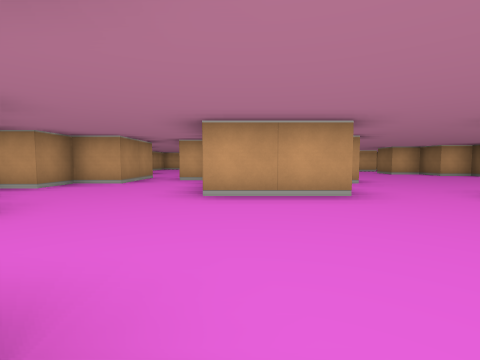
[1] (above)

24 first-person views from a walk through a cub3D ray-caster map. The camera is about half as high as the walls, tilts 4° down and sees 85° across. The floor is counted in squares. Each view is taken from the middle of a square. On the plan, view 1 faces up. The plan holds only what a view shows up to about 9 squares ahead; the rest is blank.

[2]
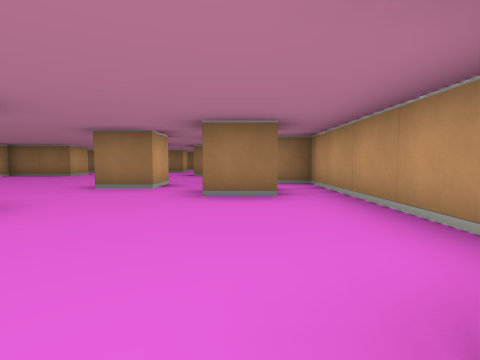

[3]
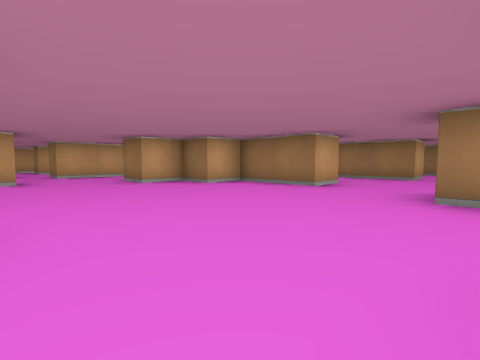

[4]
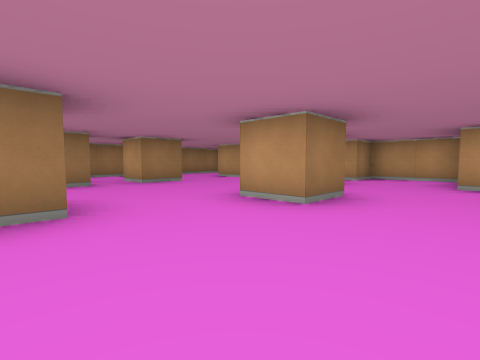

[5]
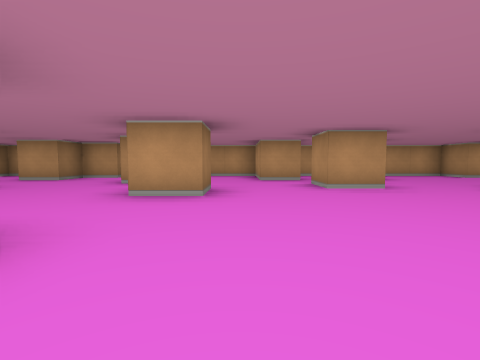

[6]
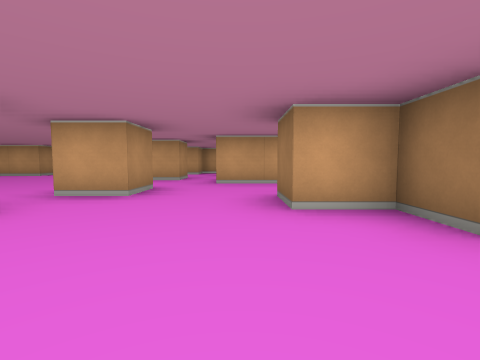

[7]
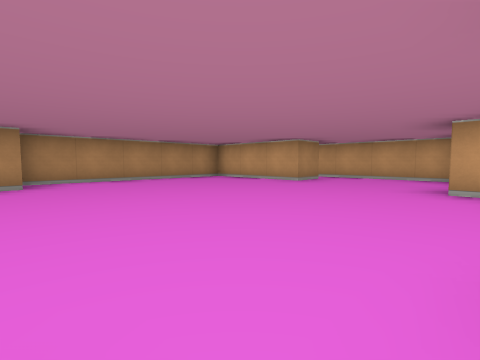

[8]
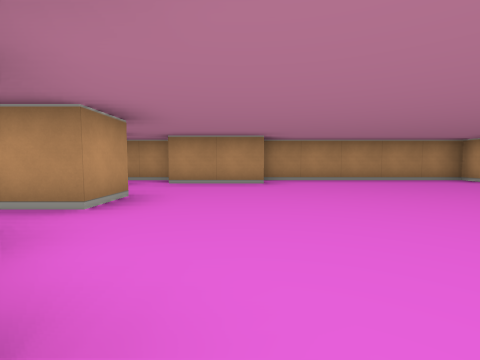

[9]
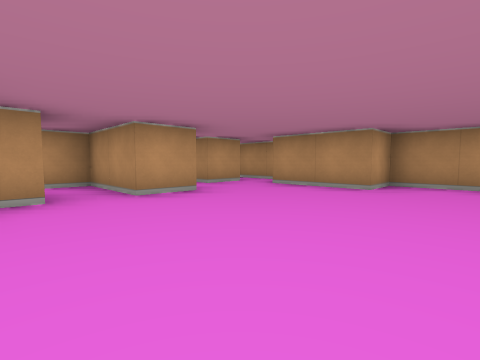

[10]
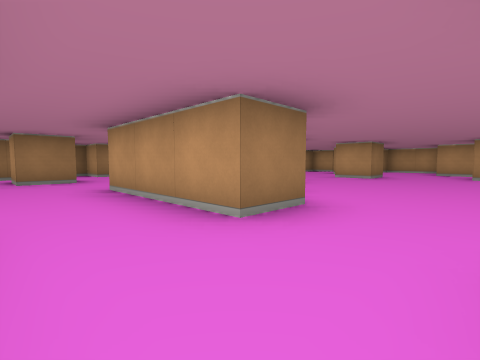

[11]
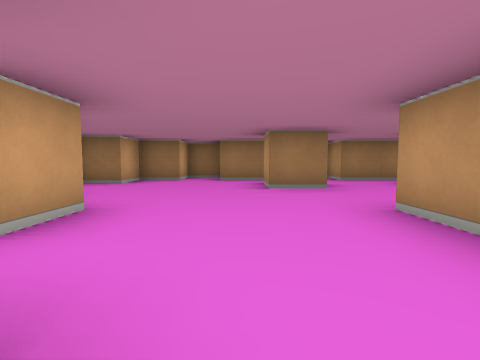

[12]
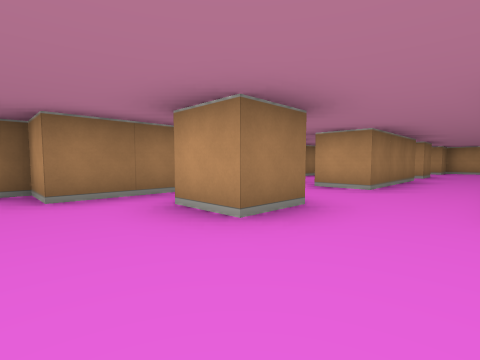

[13]
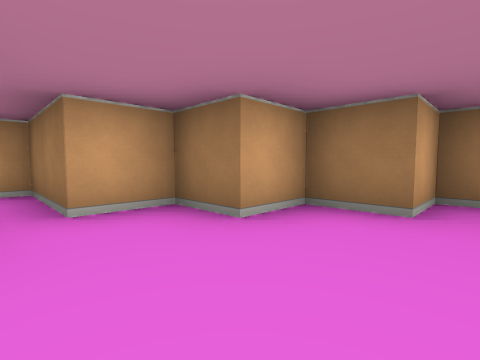

[14]
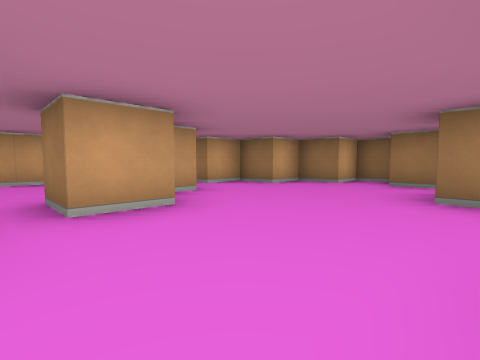

[15]
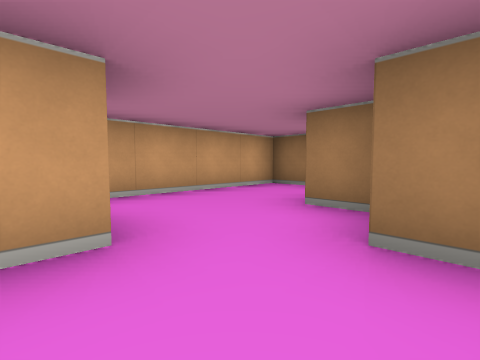

[16]
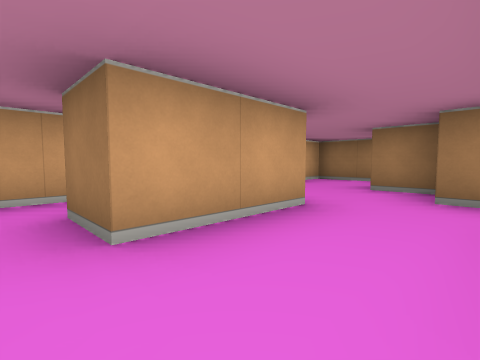

[17]
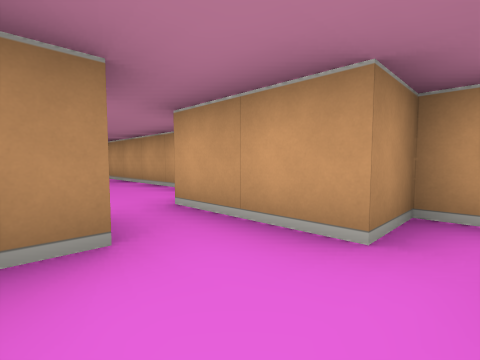

[18]
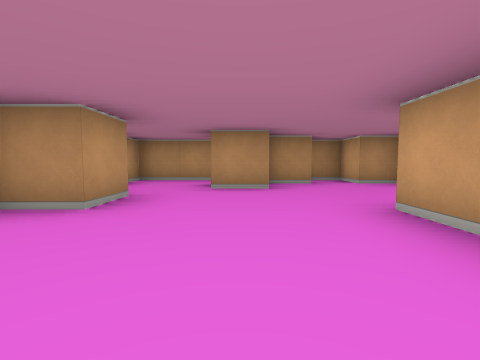

[19]
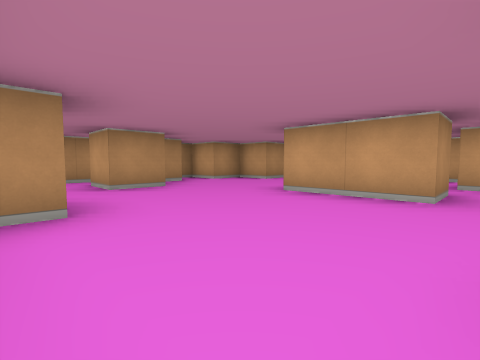

[20]
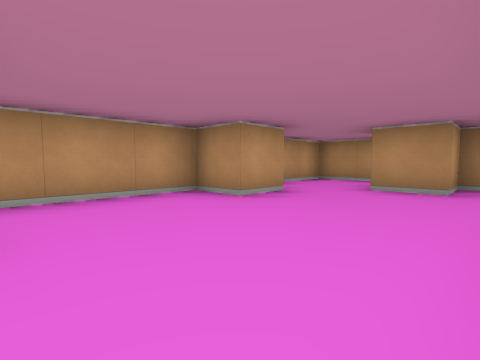

[21]
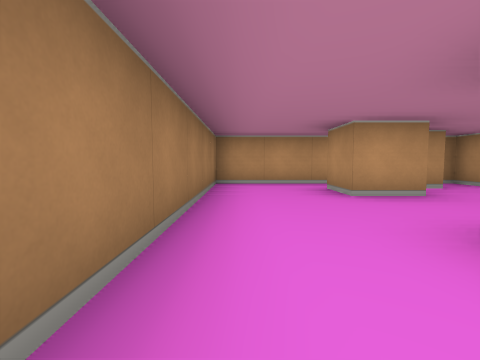

[22]
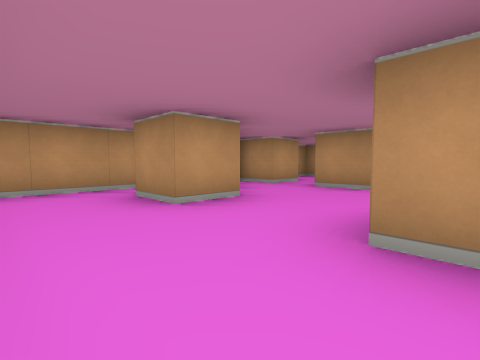

[23]
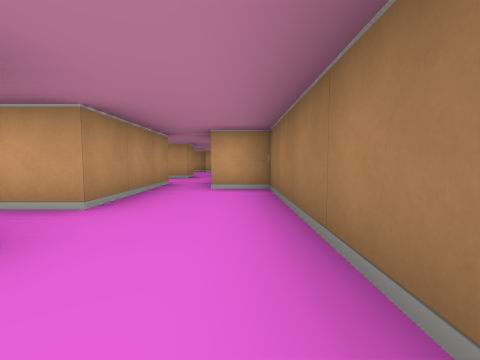

[24]
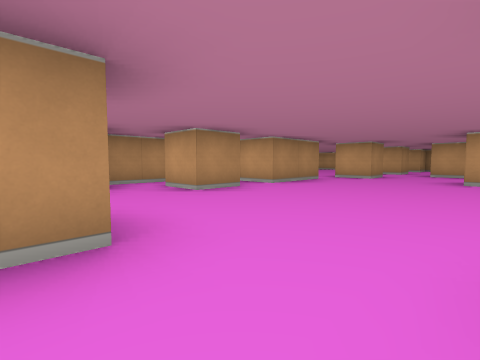

### Floor plan
Key: @ floor where view 1 was taken; # wall or solid block; . floor.
Columns run from 5 left of view 1 to 14 right of it. Each row starts with its distance up from view 1.
 18  ################
 17   .....##.. ....#
 16 ####......##....##
 15 #......#......#..##
 14 #......##....##...##
 13 #.........##.......#
 12 #.................##
 11 #.......#.......#.##
 10 ##.........###.....#
  9 ##.....#....##....##
  8 #...#.##.....#..#.##
  7 #.#.#........#..#..#
  6 #.#.##.#........#..#
  5 ## ..#.............#
  4 #....##.....#...#..#
  3 ##.......#.........#
  2 ###..........#.....#
  1 #.......#.#.....#..#
  0 #...#@....#..#.##..#
 -1 ####################

Where each view was taken, in squares from view 1:
view 1: 0 up, 0 right, facing up
view 2: 1 up, 1 left, facing right
view 3: 4 up, 3 right, facing up-right
view 4: 7 up, 5 right, facing down-right
view 5: 8 up, 6 right, facing down
view 6: 7 up, 5 right, facing up
view 7: 10 up, 2 right, facing up-left
view 8: 10 up, 2 right, facing left
view 9: 12 up, 1 right, facing down-left
view 10: 12 up, 4 right, facing down-right
view 11: 12 up, 6 right, facing right
view 12: 13 up, 9 right, facing down-right
view 13: 13 up, 10 right, facing up-right
view 14: 11 up, 7 right, facing up-right
view 15: 14 up, 6 right, facing up-right
view 16: 14 up, 4 right, facing up-right
view 17: 15 up, 4 right, facing up-left
view 18: 2 up, 2 right, facing left
view 19: 0 up, 2 right, facing up-left
view 20: 3 up, 2 right, facing down-left
view 21: 5 up, 13 right, facing down
view 22: 4 up, 13 right, facing down-left
view 23: 3 up, 13 right, facing up
view 24: 3 up, 6 right, facing up-left
